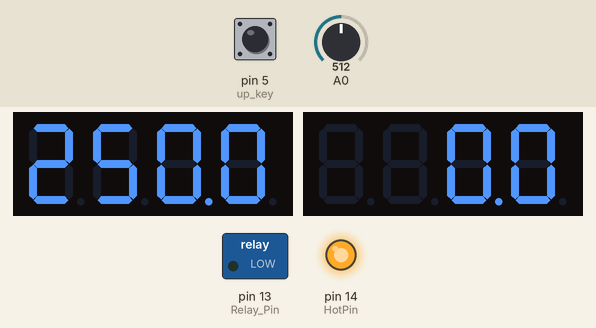
Simulated run of this sketch. Board: Arduino Mega 2560, built with avr-gcc and run on an emulated ATmega2560. Parts: 2 × 4-digit seven-segment display, switched loads named in the sketch (green lamp = pin HIGH), output pins drawn as LEDs (lit = HIGH). Inputs (shaded band) come from the test bench; at power-on: A0 = 512, pin 5 (up_key) HIGH. What the sketch prints to the serial monitor is not drawn.

Above: at 1.3 s.
1.4 s: A0 set to 716
At 2.0 s:
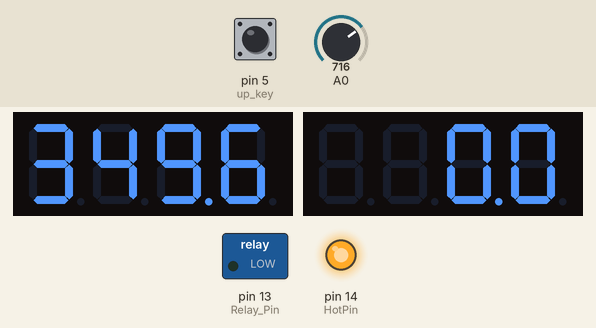
2.9 s: A0 set to 900
At 4.1 s:
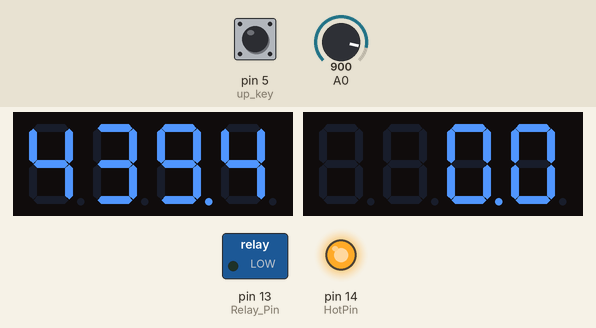
4.4 s: A0 set to 1023
At 5.5 s:
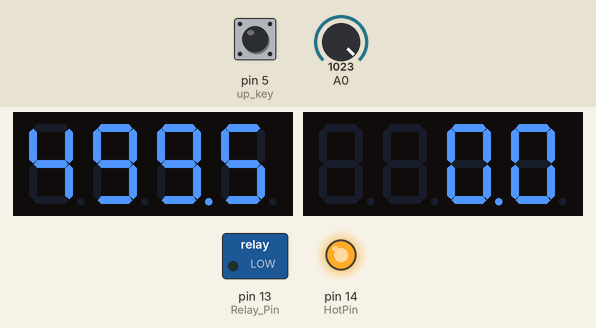
Timing chart, 0 to 7.4 s (numbered marks = the images above; inputs shaded):
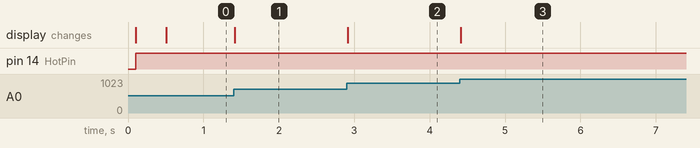

Measured:
- after the input at 1.4 s, the display: changes at once (image 1)
- after the input at 2.9 s, the display: changes at once (image 2)
- after the input at 4.4 s, the display: changes at once (image 3)

The sketch:

lm35_7seg_PID_Relay_atmega16.ino
```cpp
#include <Wire.h>
#include <PID_v1.h>
#include <EEPROM.h>
#include <SevSeg.h>

SevSeg Temp_sevseg;
SevSeg Set_sevseg;

//set offset here
double offset = 0 ;

const int up_key = 5;
const int down_key = 4;

//Define Variables to connect to
double Setpoint, Output, T;

unsigned long timeTaken = 0;
unsigned long startTime = 0;
unsigned long tempTime = 0;

double consKp = 2, consKi = 1, consKd =  35; //kpid 1,0.25,0.25 +-0.1//Kp=2, Ki=5, Kd=1;now  2,0.01,1    0.5, 0.01,20,  0.5, 0.01,2   1, 0.01,2 in oven 0.5,0.01,10 ,0.5,0.01,6  2510,2140

//Specify the links and initial tuning parameters
PID myPID(&T, &Output, &Setpoint, consKp, consKi, consKd, DIRECT);

int windowSize = 200;//900,1500,500,200

//temp read delay
int temp_read_delay = 500;

#define Relay_Pin 13
#define HotPin 14
#define coldPin 15


void setup() {
  byte numDigits = 4;
  byte Temp_digitPins[] = {16, 17, 18, 19};
  byte Set_digitPins[] = {20, 21, 22, 23};
  byte segmentPins[] = {0, 1, 2, 3, 4, 10, 11, 12};
  bool resistorsOnSegments = false; // 'false' means resistors are on digit pins
  byte hardwareConfig = COMMON_ANODE; // See README.md for options
  bool updateWithDelays = false; // Default 'false' is Recommended
  bool leadingZeros = false; // Use 'true' if you'd like to keep the leading zeros
  bool disableDecPoint = false; // Use 'true' if your decimal point doesn't exist or isn't connected

  Temp_sevseg.begin(hardwareConfig, numDigits, Temp_digitPins, segmentPins, resistorsOnSegments,
  updateWithDelays, leadingZeros, disableDecPoint);
  Temp_sevseg.setBrightness(90);

  Set_sevseg.begin(hardwareConfig, numDigits, Set_digitPins, segmentPins, resistorsOnSegments,
  updateWithDelays, leadingZeros, disableDecPoint);
  Set_sevseg.setBrightness(90);


  Serial.begin(115200);

  EEPROM.get(1, Setpoint);
  Serial.print("EEPROM Value");
  Serial.println(Setpoint   );


  //__pinmode
  pinMode(Relay_Pin, OUTPUT);
  pinMode(HotPin, OUTPUT);
  pinMode(coldPin, OUTPUT);
  pinMode(up_key, INPUT);
  pinMode(down_key, INPUT);

  //tell the PID to range between 0 and the full window size
  myPID.SetOutputLimits(0, windowSize); //-10000,-9000(-10000, windowSize)

  //turn the PID on
  myPID.SetMode(AUTOMATIC);

  // Initialize Pins
  digitalWrite(HotPin, LOW);
  digitalWrite(up_key, HIGH);
  digitalWrite(down_key, HIGH);
  digitalWrite(Relay_Pin, LOW);

  delay(100);
}

void loop() {

  timeTaken = millis();

  if (timeTaken - tempTime > temp_read_delay) {
    T = ((5.0 / 1024.0) * analogRead(A0)) * 100; //10mV per degree 0.01V/C. Scalling

    //offset setting
  T += offset;

  int t_0 = int(T*10);
  Temp_sevseg.setNumber(t_0, 1);


  }

  int s_0 = int(Setpoint*10);
  Set_sevseg.setNumber(s_0, 1);

  if (digitalRead(down_key) == LOW)

  {
    if (Setpoint > -30)
    {
      Setpoint -= 0.1;
    }
  }
  if (digitalRead(up_key) == LOW)
  {
    if (Setpoint < 70)
    {
      Setpoint += 0.1;
    }
  }

  myPID.SetTunings(consKp, consKi, consKd);


  /************************************************
     turn the output pin on/off based on pid output
   ************************************************/

  timeTaken = millis();

  if (timeTaken - startTime > windowSize) {
    myPID.Compute();
    startTime = millis();
  }

  bool set;
  if ( T - Setpoint <= 0 ) set = 0;
  else if ( T - Setpoint > 0.5 ) set = 1;

  if (set == 1) digitalWrite(coldPin, HIGH);
  else digitalWrite(coldPin, LOW);

  if (timeTaken - startTime < Output) digitalWrite(Relay_Pin, HIGH);
  else digitalWrite(Relay_Pin, LOW);


  digitalWrite(HotPin, HIGH);
  Serial.print("relay value        = ");
  Serial.println(Output);

  /*

    if (Setpoint == T )  {

      digitalWrite(HotPin, LOW);
      Serial.print("OK");
    }

    else if (Setpoint - T > 0) {

      digitalWrite(HotPin, HIGH);
      Serial.print("Hot_PIN");

    }

    else
    {

      digitalWrite(HotPin, LOW);
      Serial.print("Cold");

    }

  */

  Serial.print("Set point                                                = ");
  Serial.println(Setpoint);
  EEPROM.put(1, Setpoint);
  Temp_sevseg.refreshDisplay();
  Set_sevseg.refreshDisplay();

}
```
